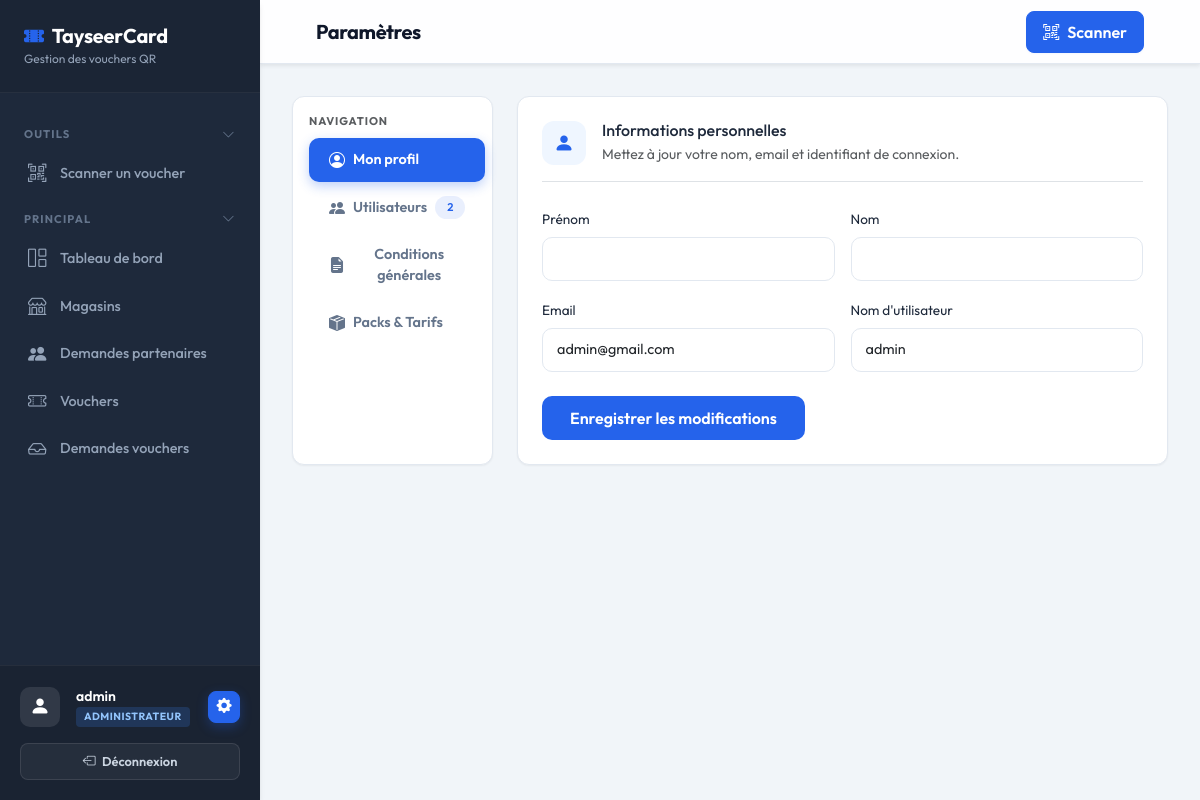
Screenshot of /accounts/dashboard/admin/settings/ (signed in) with the database file from the repository.
### apps/accounts/models.py (models this page shows, shortened)
class User(AbstractUser):
    class Role(models.TextChoices):
        ADMIN = 'ADMIN', 'Administrateur'
        MANAGER = 'MANAGER', 'Manager de magasin'
        CAISSIER = 'CAISSIER', 'Caissier'
    role = models.CharField(
        max_length=10,
        choices=Role.choices,
        default=Role.MANAGER,
    )
    def is_admin(self):
        return self.role == self.Role.ADMIN or self.is_superuser
    def is_manager(self):
        return self.role == self.Role.MANAGER
    def is_caissier(self):
        return self.role == self.Role.CAISSIER
    def get_store(self):
        if self.is_manager():
            return getattr(self, 'managed_store', None)
        elif self.is_caissier():
            caissier_store = getattr(self, 'caissier_store', None)
            if hasattr(caissier_store, 'first'):
                return caissier_store.first()
            return caissier_store
        return None

### apps/accounts/views.py (the view)
# urls.py: path('dashboard/admin/settings/', views.admin_account_settings, name='admin_account_settings'),
@login_required
def admin_account_settings(request):
    if not request.user.is_admin():
        return redirect('dashboard')
    submitted_tab = request.POST.get('submitted_tab', 'profile')
    profile_form = AccountSettingsForm(
        request.POST if request.method == 'POST' and submitted_tab == 'profile' else None,
        instance=request.user
    )
    if request.method == 'POST' and submitted_tab == 'profile' and profile_form.is_valid():
        profile_form.save()
        messages.success(request, 'Paramètres du compte mis à jour.')
        return redirect('/dashboard/admin/settings/?tab=profile')
    term, _ = SitePolicy.objects.get_or_create(
        slug='terms-and-conditions',
        defaults={
            'title': 'Conditions Générales',
            'content': 'Entrez ici les conditions générales de votre service.',
        }
    )
    terms_form = TermsForm(
        request.POST if request.method == 'POST' and submitted_tab == 'terms' else None,
        instance=term
    )
    if request.method == 'POST' and submitted_tab == 'terms' and terms_form.is_valid():
        terms_form.save()
        messages.success(request, 'Conditions générales mises à jour.')
        return redirect('/dashboard/admin/settings/?tab=terms')
    from apps.vouchers.forms import VoucherPriceForm
    pack_form = VoucherPriceForm(
        request.POST if request.method == 'POST' and submitted_tab == 'add_pack' else None
    )
    if request.method == 'POST' and submitted_tab == 'add_pack' and pack_form.is_valid():
        pack_form.save()
        messages.success(request, 'Pack de vouchers créé avec succès.')
        return redirect('/dashboard/admin/settings/?tab=packs')
    users = User.objects.order_by('role', 'username')
    from apps.vouchers.models import VoucherPrice
    packs = VoucherPrice.objects.order_by('price')
    active_tab = request.GET.get('tab', 'profile')
    if request.method == 'POST':
        active_tab = submitted_tab
        if active_tab == 'add_pack':
            active_tab = 'packs'
    return render(request, 'accounts/account_settings.html', {
        'form': profile_form,
        'terms_form': terms_form,
        'pack_form': pack_form,
        'term': term,
        'users': users,
        'packs': packs,
        'active_tab': active_tab,
    })

### templates/accounts/account_settings.html (shortened to what this page needs)
{% extends 'base.html' %}
{% block page_title %}Paramètres{% endblock %}
{% block nav_settings %}active{% endblock %}
{% block content %}
<div class="row g-4">
  <div class="col-lg-3">
    <div class="stat-card p-3" style="position: sticky; top: 80px;">
      <p class="text-muted mb-2"
        style="font-size: 0.7rem; font-weight: 700; text-transform: uppercase; letter-spacing: 0.08em;">Navigation</p>
      <div class="nav flex-column settings-tabs gap-1" id="settings-nav" role="tablist">
        <button class="nav-link {% if active_tab == 'profile' or not active_tab %}active{% endif %}"
          data-bs-toggle="tab" data-bs-target="#tab-profile" type="button" role="tab">
          <i class="bi bi-person-circle"></i> Mon profil
        </button>
        <button class="nav-link {% if active_tab == 'users' %}active{% endif %}" data-bs-toggle="tab"
          data-bs-target="#tab-users" type="button" role="tab">
          <i class="bi bi-people-fill"></i> Utilisateurs
          <span class="badge rounded-pill ms-auto"
            style="background:rgba(37,99,235,0.1); color:#2563eb; font-size:0.7rem;">{{ users|length }}</span>
        </button>
        <button class="nav-link {% if active_tab == 'terms' %}active{% endif %}" data-bs-toggle="tab"
          data-bs-target="#tab-terms" type="button" role="tab">
          <i class="bi bi-file-earmark-text-fill"></i> Conditions générales
        </button>
        <button class="nav-link {% if active_tab == 'packs' %}active{% endif %}" data-bs-toggle="tab"
          data-bs-target="#tab-packs" type="button" role="tab">
          <i class="bi bi-box-seam-fill"></i> Packs & Tarifs
        </button>
      </div>
    </div>
  </div>
  <div class="col-lg-9">
    <div class="tab-content">
      <div class="tab-pane fade {% if active_tab == 'profile' or not active_tab %}show active{% endif %}"
        id="tab-profile" role="tabpanel">
        <div class="stat-card">
          <div class="d-flex align-items-center gap-3 mb-4 pb-3 border-bottom">
            <div
              style="width:44px; height:44px; background:#eff6ff; border-radius:12px; display:flex; align-items:center; justify-content:center;">
              <i class="bi bi-person-fill" style="color:#2563eb; font-size:1.25rem;"></i>
            </div>
            <div>
              <h6 class="mb-0 fw-700">Informations personnelles</h6>
              <small class="text-muted">Mettez à jour votre nom, email et identifiant de connexion.</small>
            </div>
          </div>
          <form method="post">
            <div class="row g-3">
              <div class="col-md-6">
                <label class="form-label fw-600" style="font-size:0.85rem;">Prénom</label>
                {{ form.first_name }}
              </div>
              <div class="col-md-6">
                <label class="form-label fw-600" style="font-size:0.85rem;">Nom</label>
                {{ form.last_name }}
              </div>
              <div class="col-md-6">
                <label class="form-label fw-600" style="font-size:0.85rem;">Email</label>
                {{ form.email }}
              </div>
              <div class="col-md-6">
                <label class="form-label fw-600" style="font-size:0.85rem;">Nom d'utilisateur</label>
                {{ form.username }}
              </div>
            </div>
            <div class="d-flex gap-2 mt-4">
              <button type="submit" class="btn-save btn">Enregistrer les modifications</button>
            </div>
          </form>
        </div>
      </div>
    </div>
  </div>
</div>
{% endblock %}

### templates/base.html (shortened to what this page needs)
<!DOCTYPE html>
<html lang="fr">
<head>
  <link href="https://cdn.jsdelivr.net/npm/bootstrap@5.3.0/dist/css/bootstrap.min.css" rel="stylesheet" />
  <link href="https://cdn.jsdelivr.net/npm/bootstrap-icons@1.11.0/font/bootstrap-icons.css" rel="stylesheet" />
</head>
<body>
  {% if user.is_authenticated %}
  <aside class="sidebar" id="sidebar">
    <div class="sidebar-brand d-flex align-items-center justify-content-between">
      <div>
        <h5><i class="bi bi-ticket-perforated-fill me-2" style="color:var(--primary)"></i>TayseerCard</h5>
        <small>Gestion des vouchers QR</small>
      </div>
    </div>
    <nav class="sidebar-nav">
      <button class="nav-section-toggle" onclick="toggleNavSection(this)">
        <span>Outils</span>
        <i class="bi bi-chevron-down chevron"></i>
      </button>
      <div class="nav-section-body">
        <a href="{% url 'scan_page' %}" class="nav-link {% block nav_scan %}{% endblock %}">
          <i class="bi bi-qr-code-scan"></i> Scanner un voucher
        </a>
      </div>
      <button class="nav-section-toggle" onclick="toggleNavSection(this)">
        <span>Principal</span>
        <i class="bi bi-chevron-down chevron"></i>
      </button>
      <div class="nav-section-body">
        <a href="{% url 'dashboard' %}" class="nav-link {% block nav_dashboard %}{% endblock %}">
          <i class="bi bi-grid-1x2"></i> Tableau de bord
        </a>
        {% if user.is_admin %}
        <a href="{% url 'store_list' %}" class="nav-link {% block nav_stores %}{% endblock %}">
          <i class="bi bi-shop"></i> Magasins
        </a>
        <a href="{% url 'store_request_list' %}" class="nav-link {% block nav_store_requests %}{% endblock %}">
          <i class="bi bi-people-fill"></i> Demandes partenaires
        </a>
        {% endif %}
        {% if user.is_admin or user.is_manager or user.is_caissier %}
          <a href="{% if user.is_caissier %}/caissier/vouchers/{% elif user.is_manager %}/manager/vouchers/{% else %}{% url 'voucher_list' %}{% endif %}"
             class="nav-link {% block nav_vouchers %}{% endblock %}">
            <i class="bi bi-ticket-perforated"></i> Vouchers
          </a>
        {% endif %}
        {% if user.is_admin %}
        <a href="{% url 'admin_request_list' %}" class="nav-link {% block nav_admin_requests %}{% endblock %}">
          <i class="bi bi-inbox"></i> Demandes vouchers
        </a>
        {% endif %}
      </div>
    </nav>
    <div class="sidebar-footer">
      <div class="d-flex align-items-center justify-content-between mb-3">
        <div class="d-flex align-items-center gap-3 overflow-hidden">
          <div class="stat-icon m-0" style="background:rgba(255,255,255,0.1); width:40px; height:40px; flex-shrink:0;">
            <i class="bi bi-person-fill" style="color:#ffffff;"></i>
          </div>
          <div class="overflow-hidden">
            <div class="user-info text-truncate">{{ user.get_full_name|default:user.username }}</div>
            <div class="user-role text-truncate">
              <span class="role-pill role-{{ user.role|lower }}">{{ user.get_role_display }}</span>
            </div>
          </div>
        </div>
        {% if user.is_admin %}
        <a href="{% url 'admin_account_settings' %}" class="btn-settings {% block nav_settings %}{% endblock %}" title="Paramètres" style="flex-shrink:0;">
          <i class="bi bi-gear-fill"></i>
        </a>
        {% endif %}
      </div>
      <div class="d-flex gap-2 mt-1">
        <a href="{% url 'logout' %}" class="btn btn-sm flex-grow-1"
          style="background:rgba(255,255,255,0.05); color:#cbd5e1; border:1px solid rgba(255,255,255,0.1); font-size:0.8rem; border-radius:8px;">
          <i class="bi bi-box-arrow-left me-1"></i> Déconnexion
        </a>
      </div>
    </div>
  </aside>
  <div class="main-content">
    <div class="topbar shadow-sm">
      <div class="container-fluid d-flex align-items-center justify-content-between h-100 px-lg-4">
        <div class="d-flex align-items-center gap-3">
          <div class="d-flex align-items-center gap-2">
            <h4 class="mb-0">{% block page_title %}Tableau de bord{% endblock %}</h4>
          </div>
        </div>
        <div class="d-flex align-items-center gap-2">
          <a href="{% url 'scan_page' %}" class="btn btn-primary d-flex align-items-center gap-2 px-3">
            <i class="bi bi-qr-code-scan"></i>
            <span class="d-none d-sm-inline">Scanner</span>
          </a>
        </div>
      </div>
    </div>
    <div class="page-body">
      {% block content %}{% endblock %}
    </div>
  </div>
  {% else %}
  {% block auth_content %}{% endblock %}
  {% endif %}
</body>
</html>

### rows the page displays
User: get_full_name "admin", role "ADMINISTRATEUR", email "admin@gmail.com", username "admin"

### other values shown
{{ users|length }} "2"
